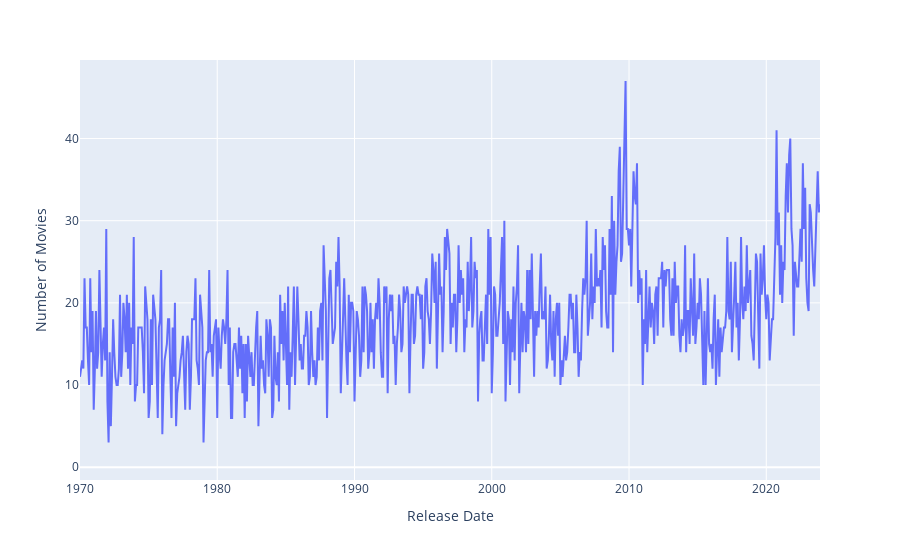

Here is the notebook cell this chart was saved with:
### Code cell
px.line(
    movies.group_by('release_month').len().sort('release_month'),
    x='release_month',
    y='len'
).update_layout(xaxis_title = 'Release Date', yaxis_title = 'Number of Movies')

### Figure 1 — Plotly figure (JSON) as saved in the notebook; plotly's stock layout.template omitted (floating-point values rounded to 4 significant figures; data arrays with more than 128 entries replaced by an {"elided": "..."} marker saying what was removed)
{"data": [{"hovertemplate": "release_month=%{x}<br>len=%{y}<extra></extra>", "legendgroup": "", "line": {"color": "#636efa", "dash": "solid"}, "marker": {"symbol": "circle"}, "mode": "lines", "name": "", "orientation": "v", "showlegend": false, "type": "scatter", "x": {"elided": "649 str values"}, "xaxis": "x", "y": {"elided": "649 int values"}, "yaxis": "y"}], "layout": {"legend": {"tracegroupgap": 0}, "margin": {"t": 60}, "xaxis": {"anchor": "y", "domain": [0, 1], "title": {"text": "Release Date"}}, "yaxis": {"anchor": "x", "domain": [0, 1], "title": {"text": "Number of Movies"}}}}
